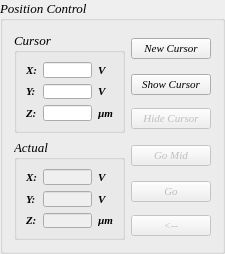
       <widget class="QGroupBox" name="PositionControlgroupBox">
        <property name="sizePolicy">
         <sizepolicy hsizetype="Expanding" vsizetype="Expanding">
          <horstretch>0</horstretch>
          <verstretch>0</verstretch>
         </sizepolicy>
        </property>
        <property name="maximumSize">
         <size>
          <width>231</width>
          <height>16777215</height>
         </size>
        </property>
        <property name="font">
         <font>
          <family>Times New Roman</family>
          <pointsize>10</pointsize>
          <italic>true</italic>
         </font>
        </property>
        <property name="title">
         <string>Position Control</string>
        </property>
        <layout class="QGridLayout" name="gridLayout_5">
         <item row="2" column="1">
          <widget class="QPushButton" name="pbHideCursor">
           <property name="enabled">
            <bool>false</bool>
           </property>
           <property name="font">
            <font>
             <family>Times New Roman</family>
             <pointsize>8</pointsize>
             <italic>true</italic>
            </font>
           </property>
           <property name="text">
            <string>Hide Cursor</string>
           </property>
          </widget>
         </item>
         <item row="0" column="0" rowspan="3">
          <widget class="QGroupBox" name="gbActual_2">
           <property name="maximumSize">
            <size>
             <width>111</width>
             <height>101</height>
            </size>
           </property>
           <property name="title">
            <string>Cursor</string>
           </property>
           <layout class="QGridLayout" name="gridLayout_3">
            <item row="3" column="1">
             <widget class="QLineEdit" name="leZCursorSet">
              <property name="enabled">
               <bool>true</bool>
              </property>
              <property name="maximumSize">
               <size>
                <width>50</width>
                <height>20</height>
               </size>
              </property>
             </widget>
            </item>
            <item row="1" column="2">
             <widget class="QLabel" name="label_cursor_x_unit">
              <property name="maximumSize">
               <size>
                <width>30</width>
                <height>20</height>
               </size>
              </property>
              <property name="font">
               <font>
                <family>Times New Roman</family>
                <pointsize>8</pointsize>
                <weight>75</weight>
                <italic>true</italic>
                <bold>true</bold>
               </font>
              </property>
              <property name="text">
               <string>V</string>
              </property>
             </widget>
            </item>
            <item row="2" column="0">
             <widget class="QLabel" name="label_43">
              <property name="maximumSize">
               <size>
                <width>50</width>
                <height>20</height>
               </size>
              </property>
              <property name="font">
               <font>
                <family>Times New Roman</family>
                <pointsize>8</pointsize>
                <weight>75</weight>
                <italic>true</italic>
                <bold>true</bold>
               </font>
              </property>
              <property name="text">
               <string>Y:</string>
              </property>
              <property name="textFormat">
               <enum>Qt::AutoText</enum>
              </property>
             </widget>
            </item>
            <item row="2" column="1">
             <widget class="QLineEdit" name="leYCursorSet">
              <property name="enabled">
               <bool>true</bool>
              </property>
              <property name="maximumSize">
               <size>
                <width>50</width>
                <height>20</height>
               </size>
              </property>
             </widget>
            </item>
            <item row="3" column="0">
             <widget class="QLabel" name="label_45">
              <property name="maximumSize">
               <size>
                <width>50</width>
                <height>20</height>
               </size>
              </property>
              <property name="font">
               <font>
                <family>Times New Roman</family>
                <pointsize>8</pointsize>
                <weight>75</weight>
                <italic>true</italic>
                <bold>true</bold>
               </font>
              </property>
              <property name="text">
               <string>Z:</string>
              </property>
              <property name="textFormat">
               <enum>Qt::AutoText</enum>
              </property>
             </widget>
            </item>
            <item row="1" column="0">
             <widget class="QLabel" name="label_23">
              <property name="maximumSize">
               <size>
                <width>50</width>
                <height>20</height>
               </size>
              </property>
              <property name="font">
               <font>
                <family>Times New Roman</family>
                <pointsize>8</pointsize>
                <weight>75</weight>
                <italic>true</italic>
                <bold>true</bold>
               </font>
              </property>
              <property name="text">
               <string>X:</string>
              </property>
              <property name="textFormat">
               <enum>Qt::AutoText</enum>
              </property>
             </widget>
            </item>
            <item row="2" column="2">
             <widget class="QLabel" name="label_cursor_y_unit">
              <property name="maximumSize">
               <size>
                <width>30</width>
                <height>20</height>
               </size>
              </property>
              <property name="font">
               <font>
                <family>Times New Roman</family>
                <pointsize>8</pointsize>
                <weight>75</weight>
                <italic>true</italic>
                <bold>true</bold>
               </font>
              </property>
              <property name="text">
               <string>V</string>
              </property>
             </widget>
            </item>
            <item row="1" column="1">
             <widget class="QLineEdit" name="leXCursorSet">
              <property name="enabled">
               <bool>true</bool>
              </property>
              <property name="maximumSize">
               <size>
                <width>50</width>
                <height>20</height>
               </size>
              </property>
             </widget>
            </item>
            <item row="3" column="2">
             <widget class="QLabel" name="label_14">
              <property name="maximumSize">
               <size>
                <width>30</width>
                <height>20</height>
               </size>
              </property>
              <property name="font">
               <font>
                <family>Times New Roman</family>
                <pointsize>8</pointsize>
                <weight>75</weight>
                <italic>true</italic>
                <bold>true</bold>
               </font>
              </property>
              <property name="text">
               <string>µm</string>
              </property>
             </widget>
            </item>
           </layout>
          </widget>
         </item>
         <item row="1" column="1">
          <widget class="QPushButton" name="pbShowCursor">
           <property name="font">
            <font>
             <family>Times New Roman</family>
             <pointsize>8</pointsize>
             <italic>true</italic>
            </font>
           </property>
           <property name="text">
            <string>Show Cursor</string>
           </property>
          </widget>
         </item>
         <item row="3" column="0" rowspan="3">
          <widget class="QGroupBox" name="gbActual">
           <property name="maximumSize">
            <size>
             <width>111</width>
             <height>101</height>
            </size>
           </property>
           <property name="title">
            <string>Actual </string>
           </property>
           <layout class="QGridLayout" name="gridLayout_4">
            <item row="2" column="1">
             <widget class="QLineEdit" name="leZSet">
              <property name="enabled">
               <bool>false</bool>
              </property>
              <property name="maximumSize">
               <size>
                <width>50</width>
                <height>20</height>
               </size>
              </property>
             </widget>
            </item>
            <item row="0" column="1">
             <widget class="QLineEdit" name="leXSet">
              <property name="enabled">
               <bool>false</bool>
              </property>
              <property name="maximumSize">
               <size>
                <width>50</width>
                <height>20</height>
               </size>
              </property>
             </widget>
            </item>
            <item row="1" column="0">
             <widget class="QLabel" name="label_17">
              <property name="maximumSize">
               <size>
                <width>50</width>
                <height>20</height>
               </size>
              </property>
              <property name="font">
               <font>
                <family>Times New Roman</family>
                <pointsize>8</pointsize>
                <weight>75</weight>
                <italic>true</italic>
                <bold>true</bold>
               </font>
              </property>
              <property name="text">
               <string>Y:</string>
              </property>
              <property name="textFormat">
               <enum>Qt::AutoText</enum>
              </property>
             </widget>
            </item>
            <item row="1" column="1">
             <widget class="QLineEdit" name="leYset">
              <property name="enabled">
               <bool>false</bool>
              </property>
              <property name="maximumSize">
               <size>
                <width>50</width>
                <height>20</height>
               </size>
              </property>
             </widget>
            </item>
            <item row="0" column="0">
             <widget class="QLabel" name="label_16">
              <property name="maximumSize">
               <size>
                <width>50</width>
                <height>20</height>
               </size>
              </property>
              <property name="font">
               <font>
                <family>Times New Roman</family>
                <pointsize>8</pointsize>
                <weight>75</weight>
                <italic>true</italic>
                <bold>true</bold>
               </font>
              </property>
              <property name="text">
               <string>X:</string>
              </property>
              <property name="textFormat">
               <enum>Qt::AutoText</enum>
              </property>
             </widget>
            </item>
            <item row="2" column="0">
             <widget class="QLabel" name="label_18">
              <property name="maximumSize">
               <size>
                <width>50</width>
                <height>20</height>
               </size>
              </property>
              <property name="font">
               <font>
                <family>Times New Roman</family>
                <pointsize>8</pointsize>
                <weight>75</weight>
                <italic>true</italic>
                <bold>true</bold>
               </font>
              </property>
              <property name="text">
               <string>Z:</string>
              </property>
              <property name="textFormat">
               <enum>Qt::AutoText</enum>
              </property>
             </widget>
            </item>
            <item row="0" column="2">
             <widget class="QLabel" name="label_actual_x_unit">
              <property name="maximumSize">
               <size>
                <width>30</width>
                <height>20</height>
               </size>
              </property>
              <property name="font">
               <font>
                <family>Times New Roman</family>
                <pointsize>8</pointsize>
                <weight>75</weight>
                <italic>true</italic>
                <bold>true</bold>
               </font>
              </property>
              <property name="text">
               <string>V</string>
              </property>
             </widget>
            </item>
            <item row="2" column="2">
             <widget class="QLabel" name="label_15">
              <property name="maximumSize">
               <size>
                <width>30</width>
                <height>20</height>
               </size>
              </property>
              <property name="font">
               <font>
                <family>Times New Roman</family>
                <pointsize>8</pointsize>
                <weight>75</weight>
                <italic>true</italic>
                <bold>true</bold>
               </font>
              </property>
              <property name="text">
               <string>µm</string>
              </property>
             </widget>
            </item>
            <item row="1" column="2">
             <widget class="QLabel" name="label_actual_y_unit">
              <property name="maximumSize">
               <size>
                <width>30</width>
                <height>20</height>
               </size>
              </property>
              <property name="font">
               <font>
                <family>Times New Roman</family>
                <pointsize>8</pointsize>
                <weight>75</weight>
                <italic>true</italic>
                <bold>true</bold>
               </font>
              </property>
              <property name="text">
               <string>V</string>
              </property>
             </widget>
            </item>
           </layout>
          </widget>
         </item>
         <item row="0" column="1">
          <widget class="QPushButton" name="pbNewCursor">
           <property name="font">
            <font>
             <family>Times New Roman</family>
             <pointsize>8</pointsize>
             <italic>true</italic>
            </font>
           </property>
           <property name="text">
            <string>New Cursor</string>
           </property>
          </widget>
         </item>
         <item row="3" column="1">
          <widget class="QPushButton" name="pbGoMid">
           <property name="enabled">
            <bool>false</bool>
           </property>
           <property name="maximumSize">
            <size>
             <width>16777215</width>
             <height>16777215</height>
            </size>
           </property>
           <property name="font">
            <font>
             <family>Times New Roman</family>
             <pointsize>8</pointsize>
             <italic>true</italic>
            </font>
           </property>
           <property name="text">
            <string>Go Mid</string>
           </property>
          </widget>
         </item>
         <item row="4" column="1">
          <widget class="QPushButton" name="pbGo">
           <property name="enabled">
            <bool>false</bool>
           </property>
           <property name="maximumSize">
            <size>
             <width>16777215</width>
             <height>16777215</height>
            </size>
           </property>
           <property name="font">
            <font>
             <family>Times New Roman</family>
             <pointsize>8</pointsize>
             <italic>true</italic>
            </font>
           </property>
           <property name="text">
            <string>Go</string>
           </property>
          </widget>
         </item>
         <item row="5" column="1">
          <widget class="QPushButton" name="pbGetPosition">
           <property name="enabled">
            <bool>false</bool>
           </property>
           <property name="maximumSize">
            <size>
             <width>16777215</width>
             <height>16777215</height>
            </size>
           </property>
           <property name="font">
            <font>
             <family>Times New Roman</family>
             <pointsize>8</pointsize>
             <italic>true</italic>
            </font>
           </property>
           <property name="text">
            <string>&lt;--</string>
           </property>
          </widget>
         </item>
        </layout>
       </widget>
